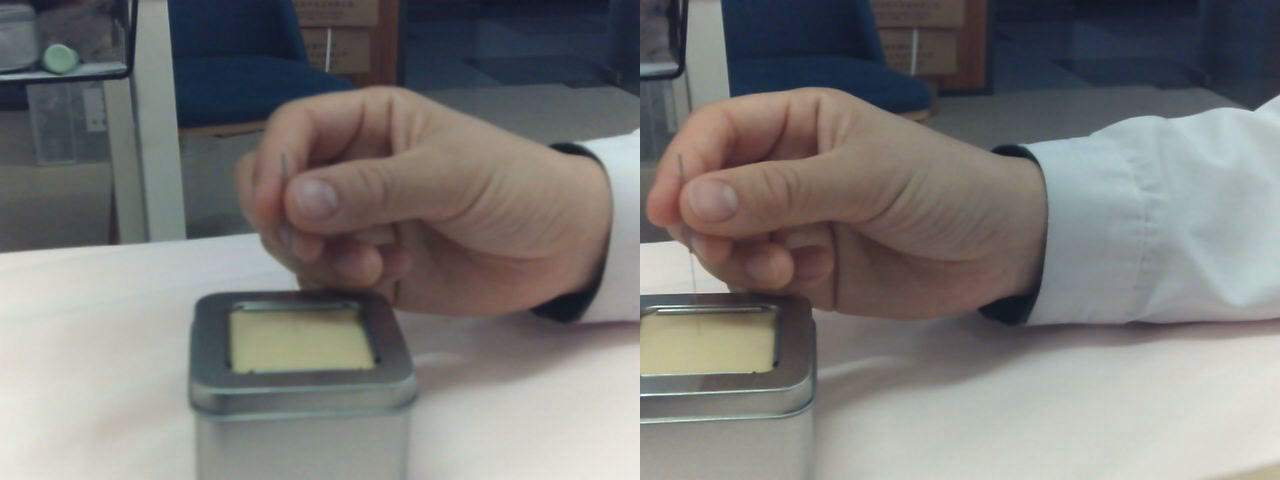
#> input picture Compare2/Pic2/0/10.png, 1280 x 480 px; its folder holds only this picture in this run
$ python 01.py
#> lines starting #> are read from the running program, lines starting #| are printed output that depends on the picture
import os
import numpy as np
from PIL import Image
from sklearn.model_selection import train_test_split
from sklearn.preprocessing import MinMaxScaler
from sklearn.neural_network import BernoulliRBM
from sklearn.linear_model import LogisticRegression
from sklearn.metrics import (precision_score, recall_score,
                             f1_score, confusion_matrix)


# 加载图片数据和标签
def load_data(data_dir):
#> called with data_dir = 'Pic2'
    data = []
    labels = []
    for label in ['0', '1', '2', '3']:
        folder = os.path.join(data_dir, label)
        for filename in os.listdir(folder):
            if filename.endswith('.png'):
                img_path = os.path.join(folder, filename)
                img = Image.open(img_path).convert('L')  # 转为灰度图
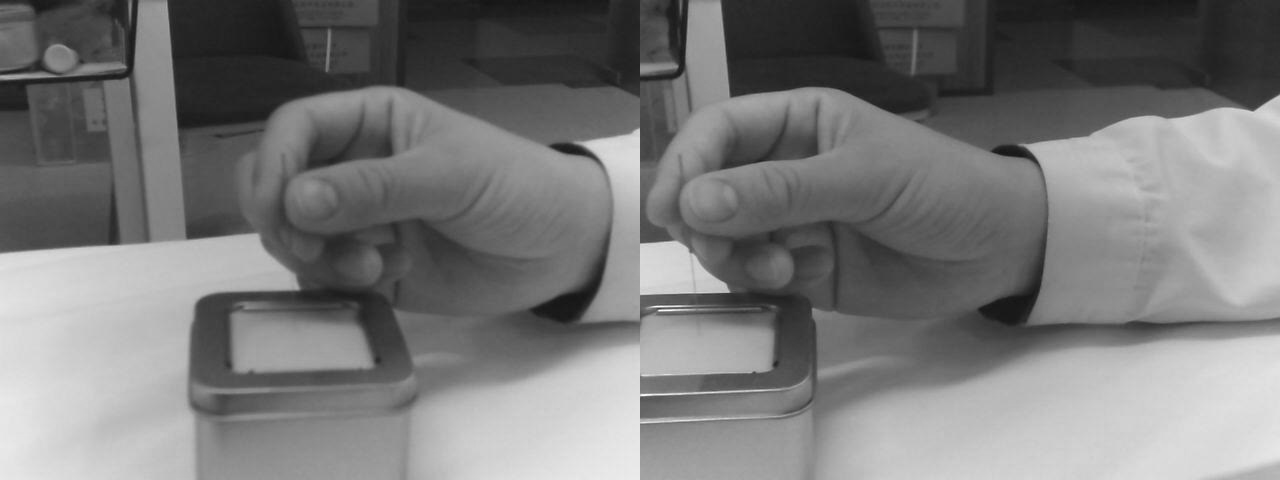
#> img: PIL image 1280x480 L; min 20, max 254, mean 120.7
                img_array = np.array(img).flatten()  # 展平为1D数组
                data.append(img_array)
                labels.append(int(label) - 1)  # 标签转换为0-3
    return np.array(data), np.array(labels)


# 定义评估指标计算函数
def calculate_metrics(y_true, y_pred):
    precision = precision_score(y_true, y_pred, average='macro')
    recall = recall_score(y_true, y_pred, average='macro')
    f1 = f1_score(y_true, y_pred, average='macro')

    # 计算特异性
    cm = confusion_matrix(y_true, y_pred)
    specificity = []
    for i in range(cm.shape[0]):
        tn = cm.sum() - (cm[i, :].sum() + cm[:, i].sum() - cm[i, i])
        fp = cm[:, i].sum() - cm[i, i]
        specificity.append(tn / (tn + fp))
    specificity_avg = np.mean(specificity)

    return precision, recall, specificity_avg, f1


# 主程序
if __name__ == "__main__":
    # 加载数据
#> (the run stopped early here; a loop or call above may not have finished)
